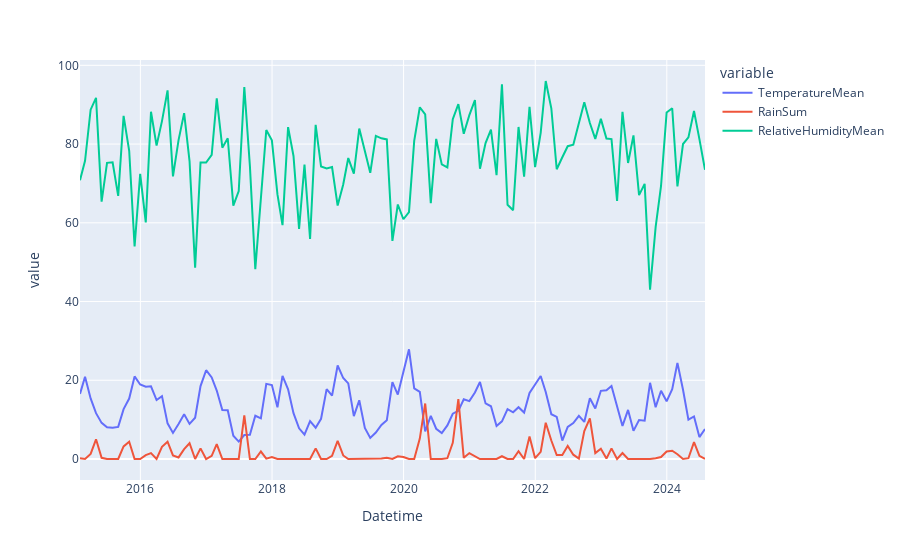

Notebook code cell kept with this figure:
### Code cell
def lineChart(dataset,variable,startDate,endDate,period):


    dataset["Datetime"] = pd.to_datetime(dataset["Datetime"])
    daterange = pd.date_range(startDate, endDate, freq=period)

    filtered_dataset = dataset[dataset["Datetime"].isin(daterange)]

    fig = px.line(filtered_dataset, y=variable,x = "Datetime")
    fig.show()

startDate = pd.Timestamp("2015-01-01", tz='UTC')
endDate = pd.Timestamp("2024-07-31", tz='UTC')
variable = ["TemperatureMean","RainSum","RelativeHumidityMean"]
period = "M"
print(lineChart(dataset,variable,startDate,endDate,period))
